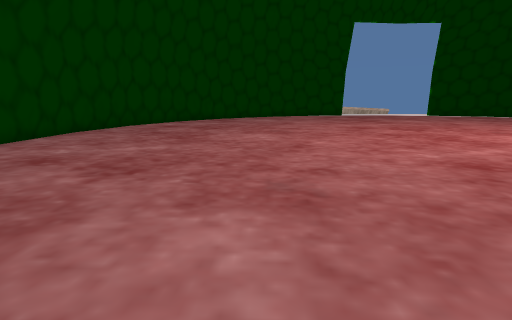
View 1 (above)

15 first-person views from a walk through a scene from a Unity 3-D project. The camera is 1.4 m above the floor, tilts 10° down and sees 75° across. The floor is counted in squares, 0.84 m on a side. Each view is taken from the middle of a square. On the plan, view 1 faces up. The plan holds only what a view shows up to about 16 squares ahead; the rest is blank. The place goes on beyond the plan. The player character is not drawn.

View 2
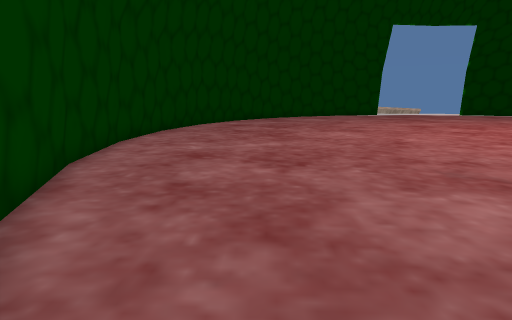

View 3
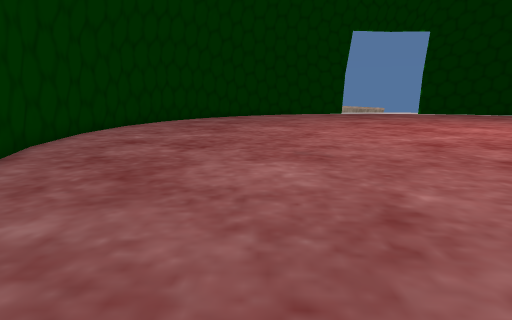

View 4
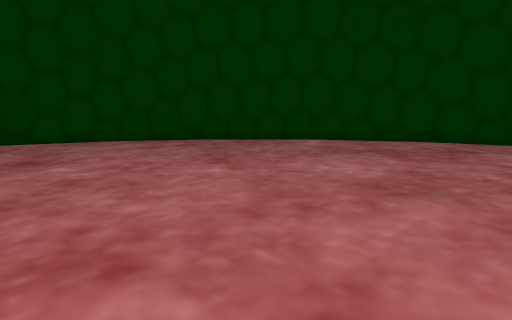

View 5
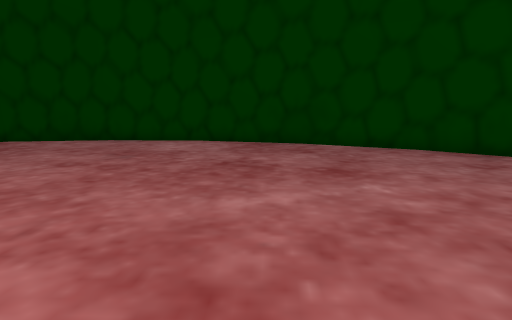

View 6
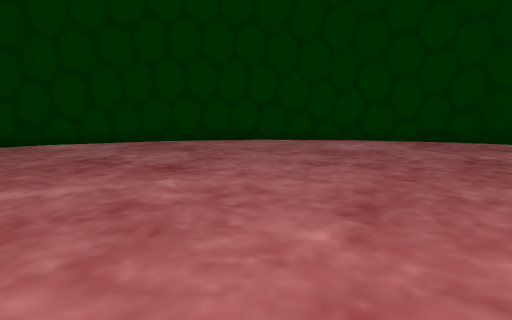

View 7
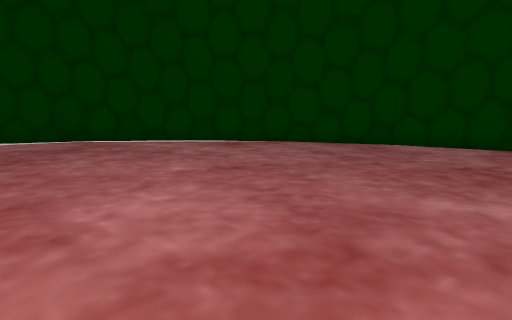

View 8
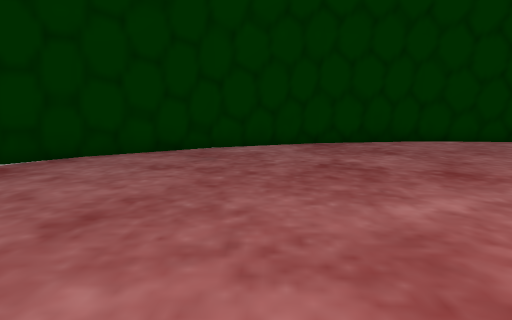

View 9
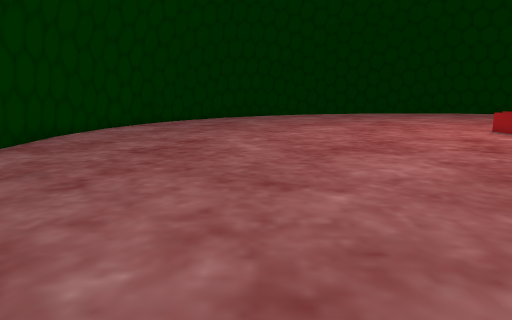

View 10
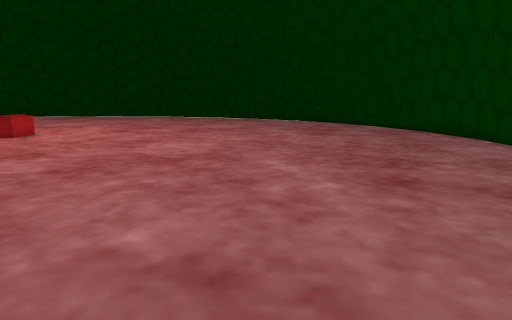

View 11
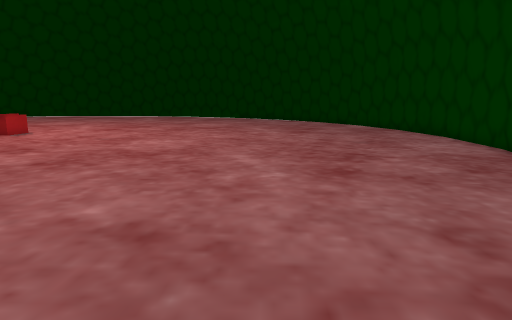

View 12
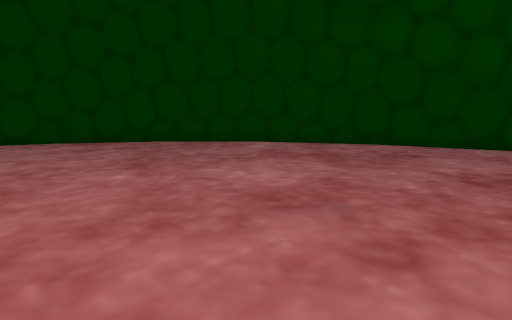

View 13
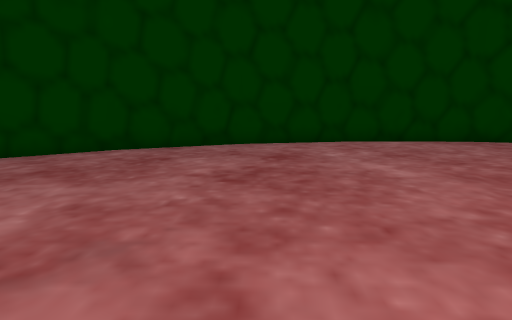

View 14
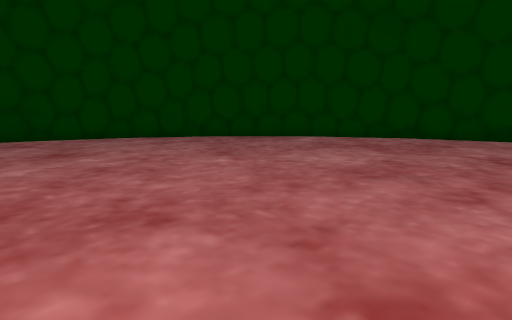

View 15
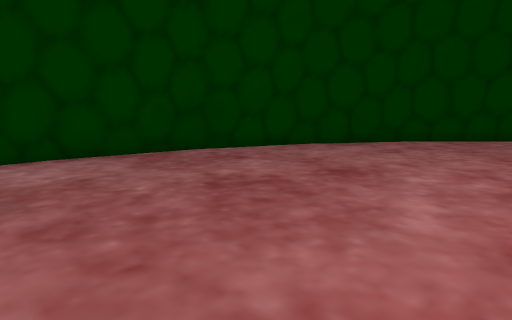

### Floor plan
Points are (right, up) in squares from view 1. A wall is a line through its corners. A room is listed if a view was taken in it or the views show most of it. See-through windows are left out.
Room 1 (views 1, 2, 3, 4, 5, 6, 7, 8, 9, 10, 11, 12, 13, 14, 15)
walls: (13.8, -10.6) (18.4, -10); (18.3, -10.1) (22.7, -8.7); (9.3, -10.2) (14, -10.6); (22.5, -8.8) (26.5, -6.5); (5.1, -8.9) (9.5, -10.2); (26.4, -6.6) (29.9, -3.6); (1.1, -6.9) (5.2, -9); (29.9, -3.7) (32.7, -0.1); (-2.4, -4.1) (1.2, -7); (32.6, -0.2) (34.2, 2.8); (-5.2, -0.7) (-2.2, -4.2); (-7.4, 3.2) (-5.1, -0.8); (-8.7, 7.6) (-7.3, 3.2); (-9.2, 12) (-8.7, 7.4); (-8.8, 16.4) (-9.2, 11.8)
low walls: (13.1, 10.9) (13.1, 11.6)

Positions as (right, up) in squares from view 1, and headings:
1: (0, 0), facing up
2: (-4, -1), facing up
3: (-1, -4), facing up
4: (7, 8), facing down-left
5: (7, 5), facing down
6: (14, 5), facing down
7: (17, 5), facing down-right
8: (21, 4), facing down
9: (30, -1), facing left
10: (-2, 0), facing right
11: (-3, -1), facing right
12: (5, 9), facing down-left
13: (4, 8), facing left
14: (8, 9), facing down-left
15: (12, 1), facing down-left
